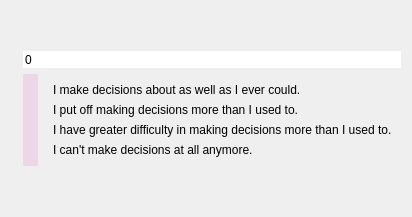
          <widget class="QWidget" name="pageOne">
           <layout class="QGridLayout" name="gridLayout_18">
            <item row="2" column="0">
             <spacer name="verticalSpacer_27">
              <property name="orientation">
               <enum>Qt::Vertical</enum>
              </property>
              <property name="sizeHint" stdset="0">
               <size>
                <width>20</width>
                <height>40</height>
               </size>
              </property>
             </spacer>
            </item>
            <item row="1" column="0">
             <widget class="QFrame" name="frame">
              <layout class="QGridLayout" name="gridLayout_39">
               <property name="leftMargin">
                <number>12</number>
               </property>
               <property name="topMargin">
                <number>0</number>
               </property>
               <property name="rightMargin">
                <number>0</number>
               </property>
               <property name="bottomMargin">
                <number>0</number>
               </property>
               <item row="1" column="1">
                <widget class="QFrame" name="frame_3">
                 <layout class="QVBoxLayout" name="verticalLayout_12">
                  <item>
                   <widget class="QLabel" name="label_46">
                    <property name="text">
                     <string>I make decisions about as well as I ever could.</string>
                    </property>
                   </widget>
                  </item>
                  <item>
                   <widget class="QLabel" name="label_47">
                    <property name="text">
                     <string>I put off making decisions more than I used to.</string>
                    </property>
                   </widget>
                  </item>
                  <item>
                   <widget class="QLabel" name="label_48">
                    <property name="text">
                     <string>I have greater difficulty in making decisions more than I used to.</string>
                    </property>
                   </widget>
                  </item>
                  <item>
                   <widget class="QLabel" name="label_49">
                    <property name="text">
                     <string>I can't make decisions at all anymore.</string>
                    </property>
                   </widget>
                  </item>
                 </layout>
                </widget>
               </item>
               <item row="1" column="0">
                <widget class="QSlider" name="b_slider_13">
                 <property name="styleSheet">
                  <string notr="true">

/* ///////////////////////////////////////////////////////////////
QSlider Colors
/////////////////////////////////////////////////////////////// */

QSlider::handle:vertical {background:rgb(214,79,176);}
QSlider::handle:vertical:hover {background:rgb(254,119,216);}
QSlider::handle:vertical:pressed {background:rgb(164,29,126);}
QSlider::groove:vertical:hover {background:rgba(214,79,176,0.25);}
QSlider::groove:vertical {background:rgba(214,79,176,0.15);}

        </string>
                 </property>
                 <property name="maximum">
                  <number>3</number>
                 </property>
                 <property name="orientation">
                  <enum>Qt::Vertical</enum>
                 </property>
                 <property name="invertedAppearance">
                  <bool>true</bool>
                 </property>
                </widget>
               </item>
               <item row="0" column="0" colspan="2">
                <widget class="QSpinBox" name="b_box_13">
                 <property name="frame">
                  <bool>false</bool>
                 </property>
                 <property name="buttonSymbols">
                  <enum>QAbstractSpinBox::NoButtons</enum>
                 </property>
                </widget>
               </item>
              </layout>
             </widget>
            </item>
            <item row="0" column="0">
             <spacer name="verticalSpacer_28">
              <property name="orientation">
               <enum>Qt::Vertical</enum>
              </property>
              <property name="sizeHint" stdset="0">
               <size>
                <width>20</width>
                <height>40</height>
               </size>
              </property>
             </spacer>
            </item>
           </layout>
          </widget>
